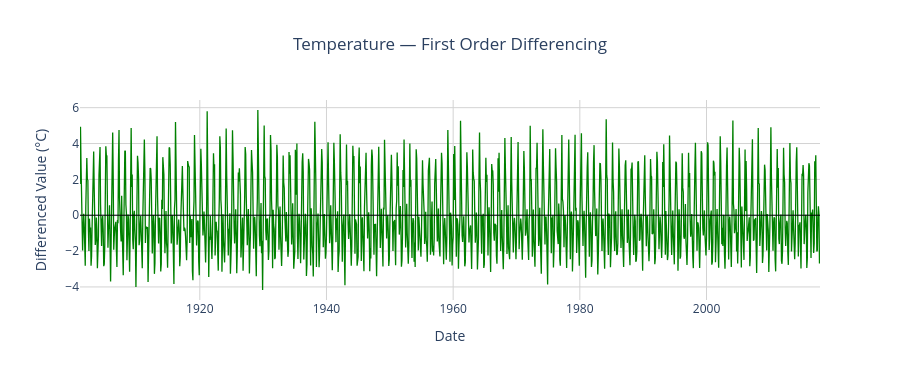

Here is the notebook cell this chart was saved with:
### Markdown cell above
**ADF (After Differencing):** Statistic = −11.5527, p-value < 0.05 → **Reject H₀** → Stationary.

Both tests now agree: **d = 1** is sufficient. The differenced series is stationary and ready for modeling.

### Code cell
fig = go.Figure()
fig.add_trace(go.Scatter(x=diff_series.index, y=diff_series.values,
    mode='lines', name='1st Difference',
    line=dict(color='Green',  width=1.3)))
fig.add_hline(y=0, line_color='black', line_width=1)
fig.update_layout(
    title={'text': 'Temperature — First Order Differencing','x': 0.5},
    xaxis_title='Date', yaxis_title='Differenced Value (°C)',
    template='plotly_white', paper_bgcolor='white', plot_bgcolor='white',
    height=380)
fig.update_xaxes(showgrid=True, gridcolor='lightgray')
fig.update_yaxes(showgrid=True, gridcolor='lightgray')
fig.show()

### Figure 1 — Plotly figure (JSON) as saved in the notebook; plotly's stock layout.template omitted (floating-point values rounded to 4 significant figures; data arrays with more than 128 entries replaced by an {"elided": "..."} marker saying what was removed)
{"data": [{"line": {"color": "Green", "width": 1.3}, "mode": "lines", "name": "1st Difference", "type": "scatter", "x": {"elided": "1403 str values"}, "y": {"elided": "1403 float values"}}], "layout": {"height": 380, "paper_bgcolor": "white", "plot_bgcolor": "white", "shapes": [{"line": {"color": "black", "width": 1}, "type": "line", "x0": 0, "x1": 1, "xref": "x domain", "y0": 0, "y1": 0, "yref": "y"}], "title": {"text": "Temperature — First Order Differencing", "x": 0.5}, "xaxis": {"gridcolor": "lightgray", "showgrid": true, "title": {"text": "Date"}}, "yaxis": {"gridcolor": "lightgray", "showgrid": true, "title": {"text": "Differenced Value (°C)"}}}}
